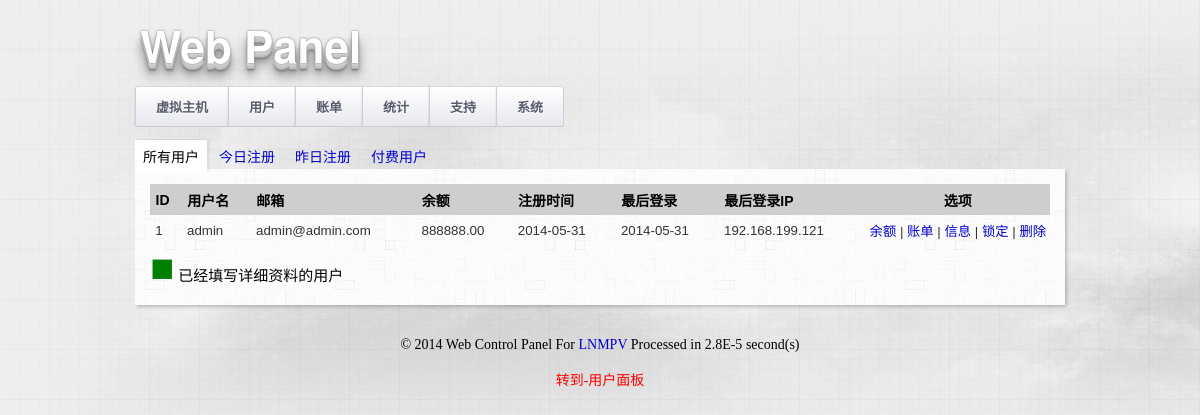
Before: /admin_users.php?display=all (signed in) with the older database file.
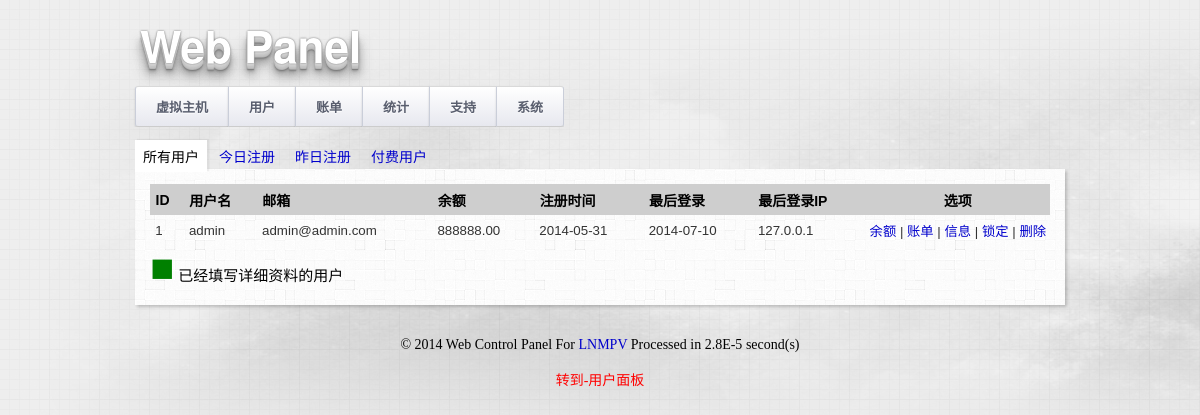
After: the same page with the newer database file.
### tables this page shows
CREATE TABLE IF NOT EXISTS `users` (
`ID` int(11) NOT NULL,
  `username` varchar(255) NOT NULL,
  `password` varchar(255) NOT NULL,
  `email` varchar(255) NOT NULL,
  `api_key` varchar(255) DEFAULT NULL,
  `locked` int(1) NOT NULL DEFAULT '0'
);

CREATE TABLE IF NOT EXISTS `users_extension` (
  `UserID` int(11) NOT NULL,
  `credit` double NOT NULL,
  `companyname` varchar(255) DEFAULT NULL,
  `email` varchar(255) DEFAULT NULL,
  `firstname` varchar(255) DEFAULT NULL,
  `lastname` varchar(255) DEFAULT NULL,
  `address1` varchar(255) DEFAULT NULL,
  `address2` varchar(255) DEFAULT NULL,
  `city` varchar(255) DEFAULT NULL,
  `state` varchar(255) DEFAULT NULL,
  `zip` varchar(255) DEFAULT NULL,
  `country` varchar(255) DEFAULT NULL,
  `phone1` varchar(255) DEFAULT NULL,
  `phone2` varchar(255) DEFAULT NULL,
  `qq` varchar(255) DEFAULT NULL,
  `regdate` datetime DEFAULT NULL,
  `regip` varchar(255) DEFAULT NULL,
  `lastlogindate` datetime DEFAULT NULL,
  `lastloginip` varchar(255) DEFAULT NULL
);

### function.php (called while the page is built, shortened)
<?php
function money($n){
	return sprintf ("%01.2f", is_numeric($n)?$n:0);
}

### admin_users.php (the view, shortened to what this page needs)
<?php
@include_once("header.php");
@include_once("function.php");
?>
<div id="page">
<table class="list sortable">
	<tr class="list_head">
		<th class="sortfirstasc">ID</th>
		<th>用户名</th>
		<th>邮箱</th>
		<th>余额</th>
		<th>注册时间</th>
		<th>最后登录</th>
		<th>最后登录IP</th>
		<th class="nosort" style="text-align: center">选项</th>
	</tr>
<?php
if($user_display == "todayreg") {
	$result_users = mysql_query("select users.* FROM users,users_extension WHERE to_days(users_extension.regdate) = to_days(now()) AND users_extension.UserID = users.ID;");
} elseif($user_display == "balance") {
	$result_users = mysql_query("select users.* FROM users,users_extension WHERE credit!=0 AND users_extension.UserID = users.ID");
} elseif($user_display == "yesterdayreg") {
	$result_users = mysql_query("select users.* FROM users,users_extension WHERE to_days(NOW()) - to_days(users_extension.regdate) <= 1 AND to_days(users_extension.regdate) != to_days(now()) AND users_extension.UserID = users.ID;");
} elseif($user_display == 'all') {
	$result_users = mysql_query("select * FROM users");
} else {
	ForceDie();
}
while($row_user = mysql_fetch_array($result_users)) {
$row_user_extension = mysql_fetch_array(mysql_query("select * FROM users_extension WHERE UserID=" . $row_user['ID']))
?>
		<tr class="list_entry" <?php
		if ($row_user['ID'] == @$_GET['highlightserverid']) echo ' style="background-color:#97CBFF;"';
		?>>
			<td class="sortfirstdesc"><?php echo $row_user['ID']; ?></td>
			<td><?php
			if (!($row_user_extension['companyname'] == '' && $row_user_extension['firstname'] == '' && $row_user_extension['address1'] == '' && $row_user_extension['address2'] == '')) {
				echo '<span style="color: green; font-weight: bold">' . $row_user['username'] . "</span>";
			} else {
				echo $row_user['username'];
			}
			?></td>
			<td><?php echo $row_user['email']; ?></td>
			<td><?php echo !empty($row_user_extension['credit'])?money($row_user_extension['credit']):''; ?></td>
			<td title="<?php echo $row_user_extension['regdate']; ?>"><?php echo date("Y-m-d", strtotime($row_user_extension['regdate'])); ?></td>
			<td title="<?php echo $row_user_extension['lastlogindate']; ?>"><?php echo date("Y-m-d", strtotime($row_user_extension['lastlogindate'])); ?></td>
			<td title="<?php echo $row_user_extension['lastloginip']; ?>"><?php
			if (strlen($row_user_extension['lastloginip']) > 15)
			{
				echo substr($row_user_extension['lastloginip'],0,15).'...';
			} else {
				echo $row_user_extension['lastloginip'];
			}
			?></td>
			<td class="list_options">
				<a href="admin_user_balance.php?userid=<?php echo $row_user['ID']; ?>">余额</a>
				|
				<a href="admin_billing.php?display=user_all&userid=<?php echo $row_user['ID']; ?>">账单</a>
				|
				<a href="admin_user_info.php?userid=<?php echo $row_user['ID']; ?>">信息</a>
				|
				<?php if ( 1 == $row_user['locked']) { ?>
				<a href="admin_users.php?action=lock&locked=0&userid=<?php echo $row_user['ID']; ?>&display=<?php echo $_GET['display']; ?>">解锁</a>
				<?php } else { ?>
				<a href="admin_users.php?action=lock&locked=1&userid=<?php echo $row_user['ID']; ?>&display=<?php echo $_GET['display']; ?>">锁定</a>
				<?php } ?>
				|
				<a href="admin_user_delete.php?userid=<?php echo $row_user['ID']; ?>&display=<?php echo $_GET['display']; ?>">删除</a>
			</td>
		</tr>
		<?php
		}
		?>
</table>
<span style="color:green;font-size:40px;">■</span> 已经填写详细资料的用户
</div>
<?php @include_once("footer.php") ?>

Changed rows visible on the page:
changed through a linked row, users "admin": users_extension.lastlogindate "2014-05-31" → "2014-07-10"; users_extension.lastloginip "192.168.199.121" → "127.0.0.1"
